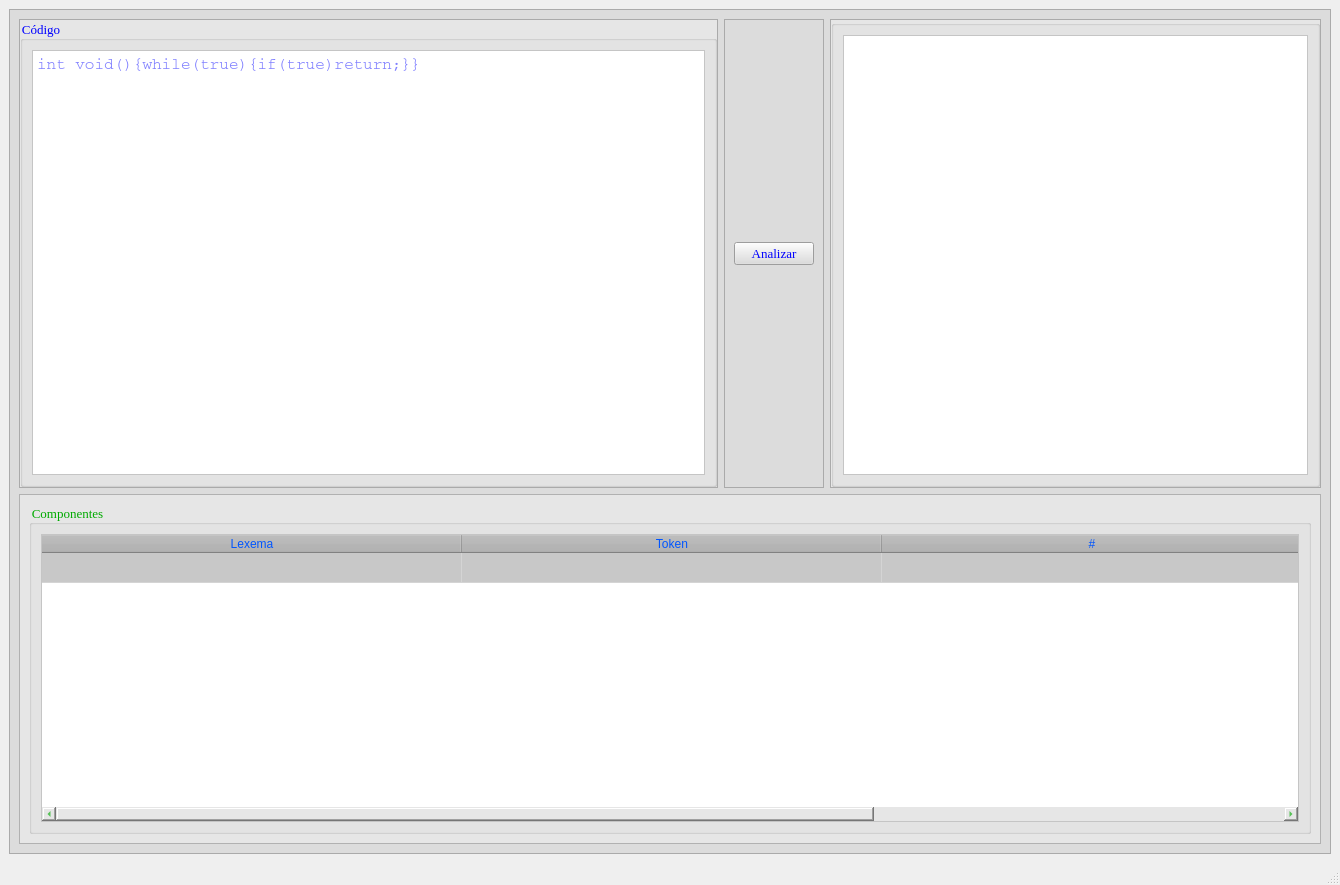
<?xml version="1.0" encoding="UTF-8"?>
<ui version="4.0">
 <class>MainWindow</class>
 <widget class="QMainWindow" name="MainWindow">
  <property name="geometry">
   <rect>
    <x>0</x>
    <y>0</y>
    <width>1340</width>
    <height>885</height>
   </rect>
  </property>
  <property name="windowTitle">
   <string>Analizador Lexico</string>
  </property>
  <widget class="QWidget" name="centralwidget">
   <layout class="QGridLayout" name="gridLayout">
    <item row="0" column="0">
     <widget class="QFrame" name="frame">
      <property name="styleSheet">
       <string notr="true">background-color: rgb(220, 220, 220);</string>
      </property>
      <property name="frameShape">
       <enum>QFrame::StyledPanel</enum>
      </property>
      <property name="frameShadow">
       <enum>QFrame::Raised</enum>
      </property>
      <layout class="QGridLayout" name="gridLayout_2">
       <item row="0" column="0">
        <widget class="QFrame" name="frame_2">
         <property name="frameShape">
          <enum>QFrame::StyledPanel</enum>
         </property>
         <property name="frameShadow">
          <enum>QFrame::Raised</enum>
         </property>
         <layout class="QGridLayout" name="gridLayout_5">
          <property name="leftMargin">
           <number>0</number>
          </property>
          <property name="topMargin">
           <number>0</number>
          </property>
          <property name="rightMargin">
           <number>0</number>
          </property>
          <property name="bottomMargin">
           <number>0</number>
          </property>
          <property name="spacing">
           <number>0</number>
          </property>
          <item row="0" column="0">
           <widget class="QGroupBox" name="groupBox_2">
            <property name="font">
             <font>
              <family>Times New Roman</family>
              <pointsize>10</pointsize>
             </font>
            </property>
            <property name="styleSheet">
             <string notr="true">background-color: rgb(230, 230, 230);
color: rgb(0, 0, 255);</string>
            </property>
            <property name="title">
             <string>Código</string>
            </property>
            <layout class="QGridLayout" name="gridLayout_8">
             <item row="0" column="0">
              <widget class="QPlainTextEdit" name="pte_codigo">
               <property name="font">
                <font>
                 <family>Courier</family>
                 <pointsize>12</pointsize>
                </font>
               </property>
               <property name="styleSheet">
                <string notr="true">background-color: rgb(255, 255, 255);
color: rgb(0, 0, 255);</string>
               </property>
               <property name="placeholderText">
                <string>int void(){while(true){if(true)return;}}</string>
               </property>
              </widget>
             </item>
            </layout>
           </widget>
          </item>
         </layout>
        </widget>
       </item>
       <item row="0" column="1">
        <widget class="QFrame" name="frame_5">
         <property name="maximumSize">
          <size>
           <width>180</width>
           <height>16777215</height>
          </size>
         </property>
         <property name="frameShape">
          <enum>QFrame::StyledPanel</enum>
         </property>
         <property name="frameShadow">
          <enum>QFrame::Raised</enum>
         </property>
         <layout class="QGridLayout" name="gridLayout_7">
          <item row="0" column="0">
           <widget class="QPushButton" name="btn_analizar">
            <property name="font">
             <font>
              <family>Times New Roman</family>
              <pointsize>10</pointsize>
             </font>
            </property>
            <property name="styleSheet">
             <string notr="true">QPushButton{
	
	background-color: rgb(220, 220, 220);
	
	color: rgb(0, 0, 255);

}
QPushButton:pressed{
	
	background-color: rgb(200, 200, 200);
	color: rgb(0, 255, 0);

}
QPushButton:hover{
	
	background-color: rgb(211, 211, 211);
	
	

}</string>
            </property>
            <property name="text">
             <string>Analizar</string>
            </property>
           </widget>
          </item>
         </layout>
        </widget>
       </item>
       <item row="0" column="2">
        <widget class="QFrame" name="frame_4">
         <property name="maximumSize">
          <size>
           <width>500</width>
           <height>16777215</height>
          </size>
         </property>
         <property name="frameShape">
          <enum>QFrame::StyledPanel</enum>
         </property>
         <property name="frameShadow">
          <enum>QFrame::Raised</enum>
         </property>
         <layout class="QGridLayout" name="gridLayout_6">
          <property name="leftMargin">
           <number>0</number>
          </property>
          <property name="topMargin">
           <number>0</number>
          </property>
          <property name="rightMargin">
           <number>0</number>
          </property>
          <property name="bottomMargin">
           <number>0</number>
          </property>
          <property name="spacing">
           <number>0</number>
          </property>
          <item row="0" column="0">
           <widget class="QGroupBox" name="groupBox_3">
            <property name="maximumSize">
             <size>
              <width>500</width>
              <height>16777215</height>
             </size>
            </property>
            <property name="styleSheet">
             <string notr="true">background-color: rgb(230, 230, 230);</string>
            </property>
            <property name="title">
             <string/>
            </property>
            <layout class="QGridLayout" name="gridLayout_9">
             <item row="0" column="0">
              <widget class="QPlainTextEdit" name="pte_segundo">
               <property name="maximumSize">
                <size>
                 <width>500</width>
                 <height>16777215</height>
                </size>
               </property>
               <property name="styleSheet">
                <string notr="true">background-color: rgb(255, 255, 255);</string>
               </property>
              </widget>
             </item>
            </layout>
           </widget>
          </item>
         </layout>
        </widget>
       </item>
       <item row="1" column="0" colspan="3">
        <widget class="QFrame" name="frame_3">
         <property name="maximumSize">
          <size>
           <width>16777215</width>
           <height>350</height>
          </size>
         </property>
         <property name="styleSheet">
          <string notr="true">background-color: rgb(230, 230, 230);</string>
         </property>
         <property name="frameShape">
          <enum>QFrame::StyledPanel</enum>
         </property>
         <property name="frameShadow">
          <enum>QFrame::Raised</enum>
         </property>
         <layout class="QGridLayout" name="gridLayout_3">
          <item row="0" column="0">
           <widget class="QGroupBox" name="groupBox">
            <property name="font">
             <font>
              <family>Times New Roman</family>
              <pointsize>10</pointsize>
             </font>
            </property>
            <property name="styleSheet">
             <string notr="true">color: rgb(0, 170, 0);</string>
            </property>
            <property name="title">
             <string>Componentes</string>
            </property>
            <layout class="QGridLayout" name="gridLayout_4">
             <item row="0" column="0">
              <widget class="QTableWidget" name="tw_componentes">
               <property name="font">
                <font>
                 <family>Times New Roman</family>
                 <pointsize>12</pointsize>
                </font>
               </property>
               <property name="styleSheet">
                <string notr="true">QTableWidget {
       
	background-color: rgb(255, 255, 255);
    }
    
    QHeaderView::section {
        
	
	background-color: rgb(180, 180, 180);
   
	color: rgb(0, 85, 255);
    }
    
    QTableWidget::item {
        
	background-color: rgb(200, 200, 200);
    
	
	color: rgb(0, 0, 255);
    }</string>
               </property>
               <property name="horizontalScrollBarPolicy">
                <enum>Qt::ScrollBarAsNeeded</enum>
               </property>
               <property name="sizeAdjustPolicy">
                <enum>QAbstractScrollArea::AdjustToContents</enum>
               </property>
               <property name="editTriggers">
                <set>QAbstractItemView::NoEditTriggers</set>
               </property>
               <property name="dragDropOverwriteMode">
                <bool>false</bool>
               </property>
               <property name="alternatingRowColors">
                <bool>false</bool>
               </property>
               <property name="selectionMode">
                <enum>QAbstractItemView::MultiSelection</enum>
               </property>
               <property name="textElideMode">
                <enum>Qt::ElideMiddle</enum>
               </property>
               <property name="sortingEnabled">
                <bool>false</bool>
               </property>
               <property name="rowCount">
                <number>1</number>
               </property>
               <attribute name="horizontalHeaderVisible">
                <bool>true</bool>
               </attribute>
               <attribute name="horizontalHeaderMinimumSectionSize">
                <number>400</number>
               </attribute>
               <attribute name="horizontalHeaderDefaultSectionSize">
                <number>420</number>
               </attribute>
               <attribute name="horizontalHeaderHighlightSections">
                <bool>true</bool>
               </attribute>
               <attribute name="horizontalHeaderShowSortIndicator" stdset="0">
                <bool>false</bool>
               </attribute>
               <attribute name="horizontalHeaderStretchLastSection">
                <bool>false</bool>
               </attribute>
               <attribute name="verticalHeaderVisible">
                <bool>false</bool>
               </attribute>
               <row/>
               <column>
                <property name="text">
                 <string>Lexema</string>
                </property>
               </column>
               <column>
                <property name="text">
                 <string>Token</string>
                </property>
               </column>
               <column>
                <property name="text">
                 <string>#</string>
                </property>
               </column>
              </widget>
             </item>
            </layout>
           </widget>
          </item>
         </layout>
        </widget>
       </item>
      </layout>
     </widget>
    </item>
   </layout>
  </widget>
  <widget class="QMenuBar" name="menubar">
   <property name="geometry">
    <rect>
     <x>0</x>
     <y>0</y>
     <width>1340</width>
     <height>21</height>
    </rect>
   </property>
  </widget>
  <widget class="QStatusBar" name="statusbar"/>
 </widget>
 <resources/>
 <connections/>
</ui>
